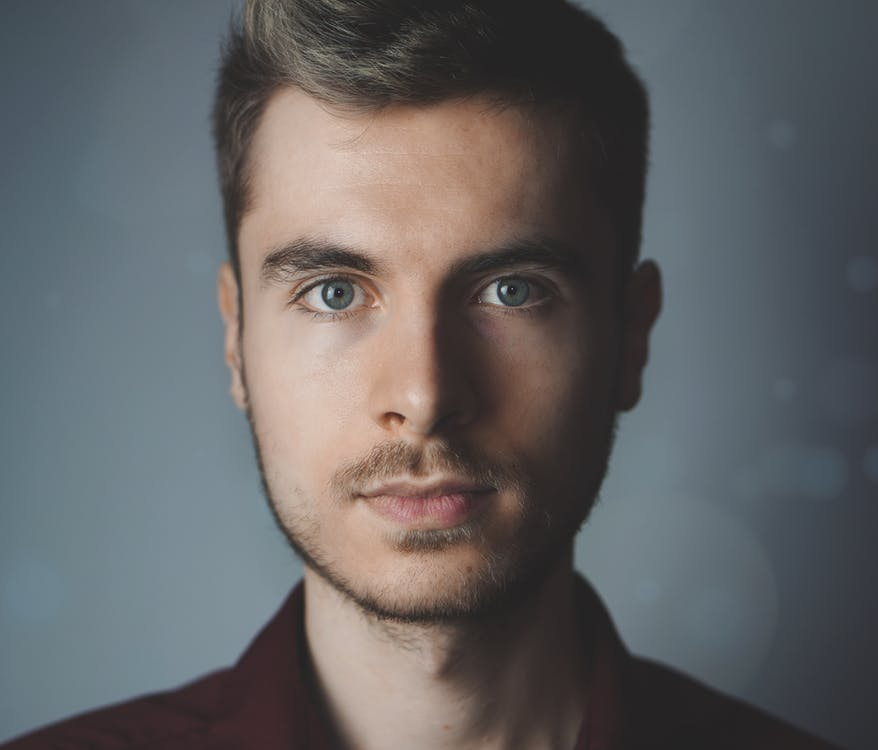
#> input picture cv/Haar_face/face1.jpeg, 878 x 750 px
$ python main.py
#> lines starting #> are read from the running program, lines starting #| are printed output that depends on the picture
import matplotlib.pyplot as plt
import cv2
import numpy as np


class HaarFaceDetector:
    def __init__(self, xml_model):
        # Загрузка классификатора и создание каскадного объекта для распознавания лиц (указан путь к модели в вашей папке с данным ноутбуком)
        self.model = cv2.CascadeClassifier(xml_model)

    def detect_faces(self, image_path) -> (np.ndarray, int):
        # Чтение изображения
#> called with image_path = 'face1.jpeg'
        original_image = cv2.imread(image_path)
#> original_image is the input picture: shape (750, 878, 3); mean B, G, R 99.7, 98.6, 99.1
        original_image = cv2.cvtColor(original_image, cv2.COLOR_BGR2RGB)
        # Конвертация изображения в градации серого
        grayscale_image = cv2.cvtColor(original_image, cv2.COLOR_BGR2GRAY)
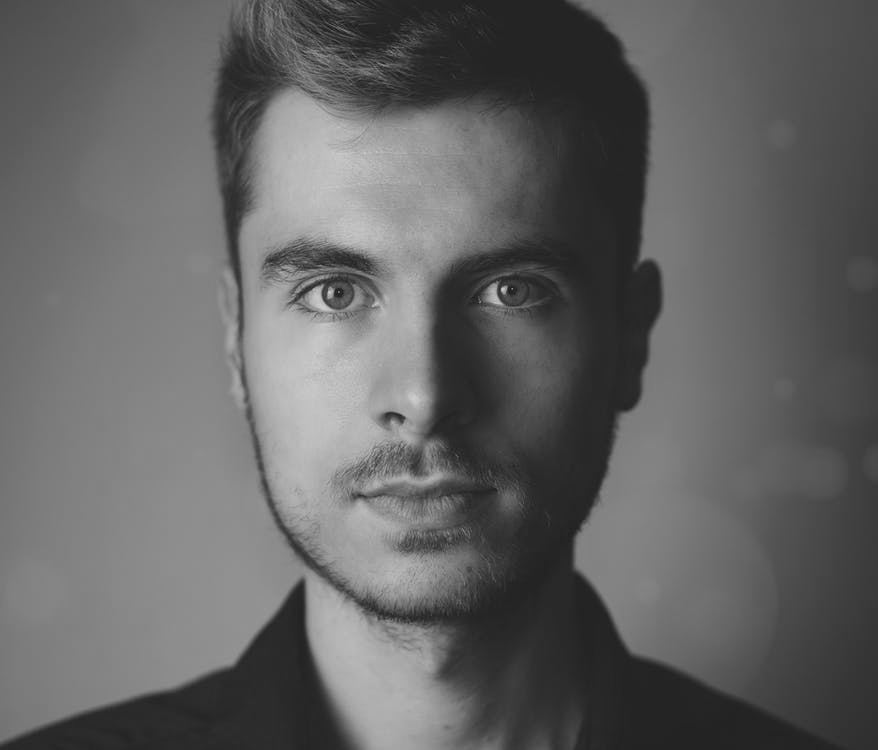
#> grayscale_image: shape (750, 878); min 16, max 213, mean 99
        detected_faces = self.model.detectMultiScale(grayscale_image)
#> detected_faces = [[178, 110, 475, 475]]
        for (column, row, width, height) in detected_faces:
            cv2.rectangle(
                original_image,
                (column, row),
                (column + width, row + height),
                (0, 255, 0),
                2
            )
#> this loop made 1 pass
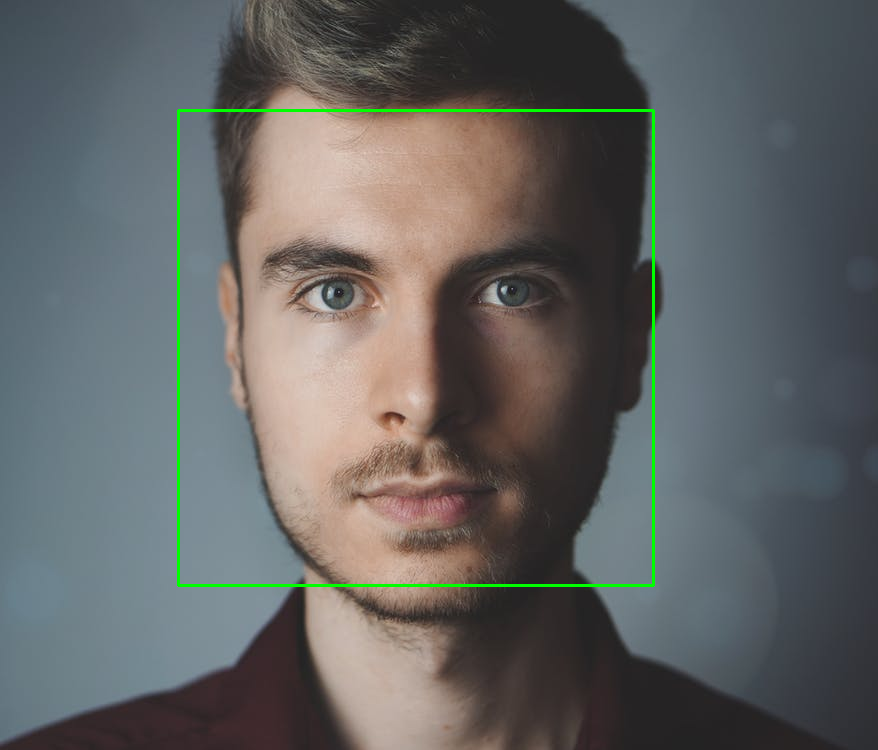
#> original_image: shape (750, 878, 3); mean R, G, B 98.2, 99.9, 98.8
        return original_image, len(detected_faces)


def show_images(images):
    plt.subplot(121)
    plt.title(f"Найдено лиц {images[0][1]}")
    plt.imshow(images[0][0])
    plt.subplot(122)
    plt.title(f"Найдено лиц {images[1][1]}")
    plt.imshow(images[1][0])
    # plt.tight_layout()
    plt.show()

face_detector = HaarFaceDetector('haarcascade_frontalface_alt.xml')
image1, count1 = face_detector.detect_faces('face1.jpeg')
#> count1 = 1
image2, count2 = face_detector.detect_faces('family.jpeg')
#> call 2 of detect_faces, with image_path = 'family.jpeg'
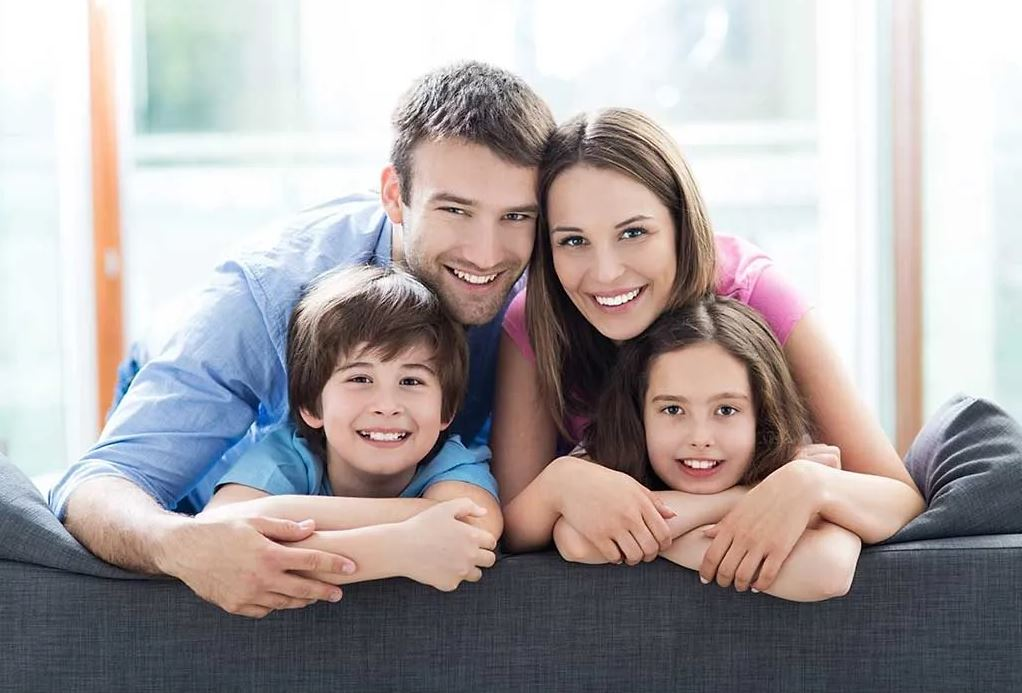
#> input picture cv/Haar_face/family.jpeg, 1022 x 693 px
#> in detect_faces, original_image is the input picture: shape (693, 1022, 3); mean B, G, R 164.9, 164.5, 170.9
#> in detect_faces (call 2), `grayscale_image = cv2.cvtColor(original_image, cv2.COLOR_BGR2GRAY)`:
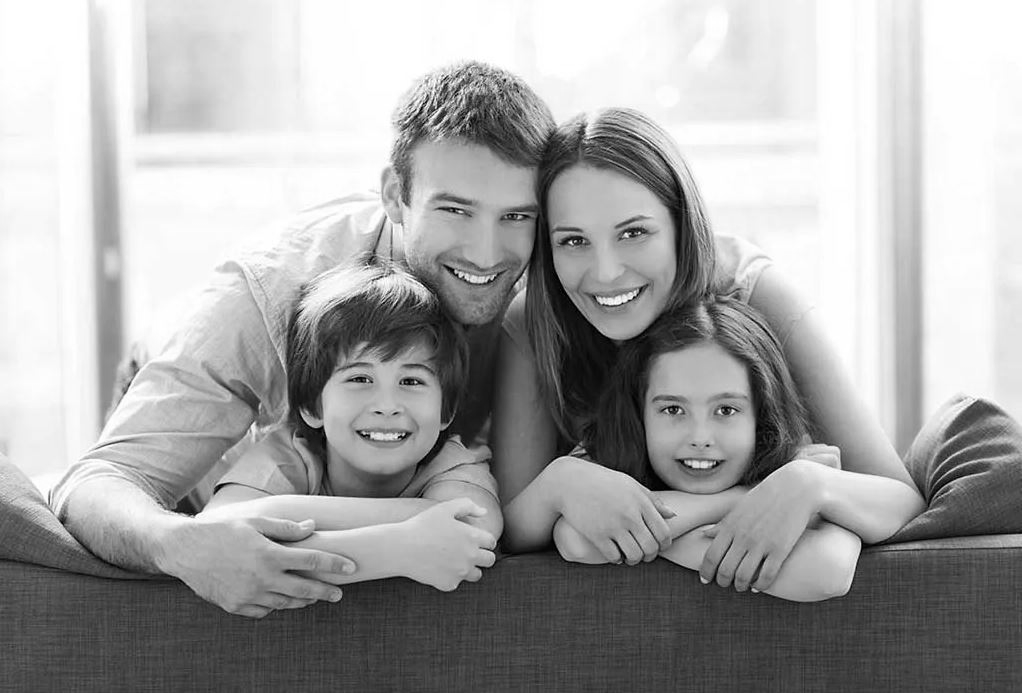
#> grayscale_image: shape (693, 1022); min 0, max 255, mean 165.3
#> in detect_faces (call 2), `detected_faces = self.model.detectMultiScale(grayscale_image)`: detected_faces = [[631, 358, 140, 140], [410, 158, 149, 149], [317, 329, 138, 138], [529, 179, 155, 155]]
#> the loop in detect_faces (call 2), `for (column, row, width, height) in detected_faces:` made 4 passes
#> after the loop in detect_faces (call 2), `for (column, row, width, height) in detected_faces:`:
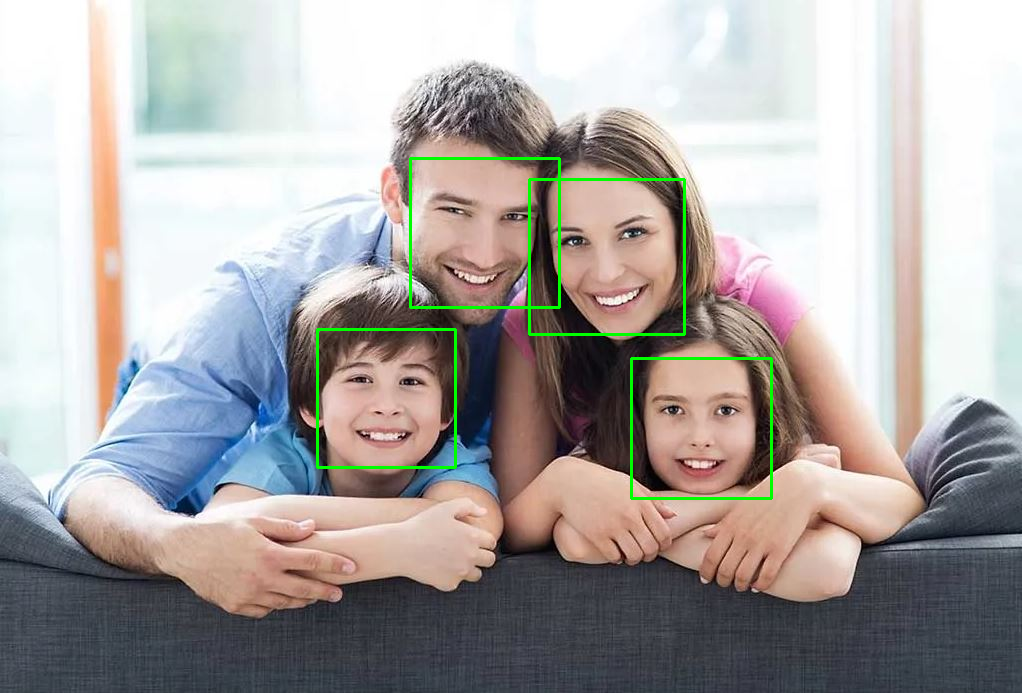
#> original_image: shape (693, 1022, 3); mean R, G, B 169.8, 166, 163.9
#> count2 = 4
print(f"Первое изображение содержит лиц {count1}, второе {count2}")
#| Первое изображение содержит лиц 1, второе 4

show_images(((image1, count1), (image2, count2)))
